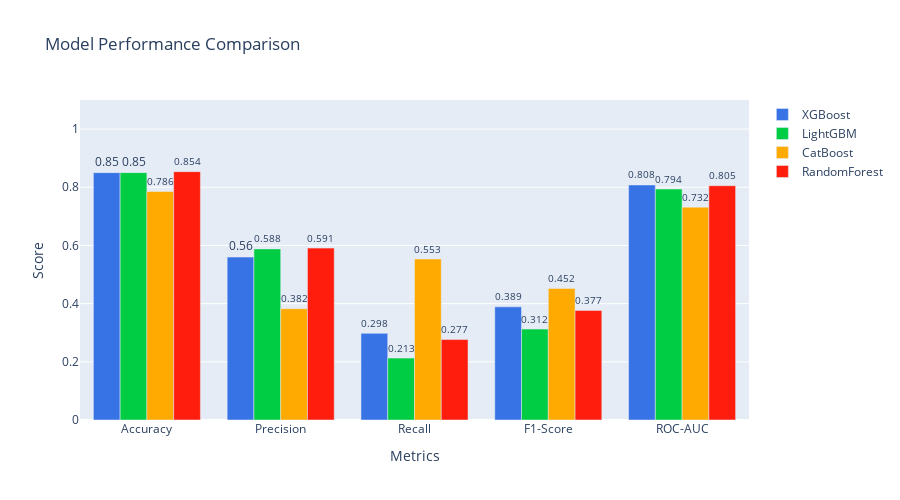

The notebook cell this image was saved under:
### Markdown cell above
Performance Comparison Bar Chart

### Code cell
fig = go.Figure()

metrics = ['Accuracy', 'Precision', 'Recall', 'F1-Score', 'ROC-AUC']
colors_list = ['#3873E5', '#00cc44', '#ffaa00', '#ff1e0e']

for i, model in enumerate(comparison_df.index):
    fig.add_trace(go.Bar(
        name=model,
        x=metrics,
        y=comparison_df.loc[model].values,
        marker_color=colors_list[i],
        text=comparison_df.loc[model].round(3).values,
        textposition='outside'
    ))

fig.update_layout(
    title='Model Performance Comparison',
    xaxis_title='Metrics',
    yaxis_title='Score',
    yaxis_range=[0, 1.1],
    barmode='group',
    height=500
)
fig.show()

### Figure 1 — Plotly figure (JSON) as saved in the notebook; plotly's stock layout.template omitted (floating-point values rounded to 4 significant figures)
{"data": [{"marker": {"color": "#3873E5"}, "name": "XGBoost", "text": [0.85, 0.56, 0.298, 0.389, 0.808], "textposition": "outside", "type": "bar", "x": ["Accuracy", "Precision", "Recall", "F1-Score", "ROC-AUC"], "y": [0.8503, 0.56, 0.2979, 0.3889, 0.808]}, {"marker": {"color": "#00cc44"}, "name": "LightGBM", "text": [0.85, 0.588, 0.213, 0.312, 0.794], "textposition": "outside", "type": "bar", "x": ["Accuracy", "Precision", "Recall", "F1-Score", "ROC-AUC"], "y": [0.8503, 0.5882, 0.2128, 0.3125, 0.794]}, {"marker": {"color": "#ffaa00"}, "name": "CatBoost", "text": [0.786, 0.382, 0.553, 0.452, 0.732], "textposition": "outside", "type": "bar", "x": ["Accuracy", "Precision", "Recall", "F1-Score", "ROC-AUC"], "y": [0.7857, 0.3824, 0.5532, 0.4522, 0.7317]}, {"marker": {"color": "#ff1e0e"}, "name": "RandomForest", "text": [0.854, 0.591, 0.277, 0.377, 0.805], "textposition": "outside", "type": "bar", "x": ["Accuracy", "Precision", "Recall", "F1-Score", "ROC-AUC"], "y": [0.8537, 0.5909, 0.2766, 0.3768, 0.8054]}], "layout": {"barmode": "group", "height": 500, "title": {"text": "Model Performance Comparison"}, "xaxis": {"title": {"text": "Metrics"}}, "yaxis": {"range": [0, 1.1], "title": {"text": "Score"}}}}
